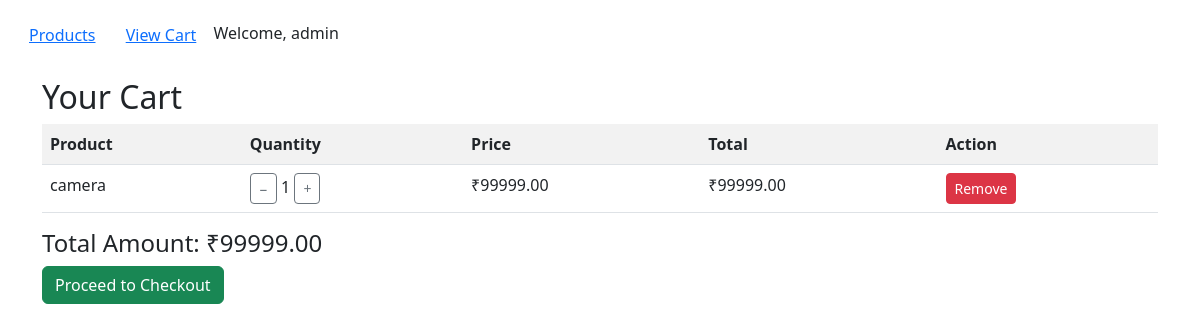
The page /view-cart/ (signed in) on the database its author committed.
### shop/models.py (models this page shows)
class User(AbstractUser):
    role = models.CharField(max_length=10, default='user')

class CartItem(models.Model):
    cart = models.ForeignKey(Cart, on_delete=models.CASCADE)
    product = models.ForeignKey(Product, on_delete=models.CASCADE)
    quantity = models.PositiveIntegerField(default=1)

class Product(models.Model):
    name = models.CharField(max_length=100)
    price = models.DecimalField(max_digits=10, decimal_places=2)
    stock = models.IntegerField()
    category = models.CharField(max_length=50, blank=True)
    image = models.ImageField(upload_to='products/', blank=True, null=True)

### shop/views.py (the view)
# urls.py: path('view-cart/', views.view_cart, name='view_cart'),
def view_cart(request):
    cart, created = Cart.objects.get_or_create(user=request.user)
    items = CartItem.objects.filter(cart=cart)
    total = sum(i.product.price * i.quantity for i in items)
    return render(request, 'cart.html', {'items': items, 'total': total})

### templates/cart.html
{% extends 'base.html' %}
{% block content %}
<h2>Your Cart</h2>
{% if items %}
<table class="table table-striped">
  <tr>
    <th>Product</th>
    <th>Quantity</th>
    <th>Price</th>
    <th>Total</th>
    <th>Action</th>
  </tr>
  {% for i in items %}
  <tr>
    <td>{{ i.product.name }}</td>
    <td>
      <a href="{% url 'update_quantity' i.id 'decrease' %}" class="btn btn-sm btn-outline-secondary">−</a>
      {{ i.quantity }}
      <a href="{% url 'update_quantity' i.id 'increase' %}" class="btn btn-sm btn-outline-secondary">+</a>
    </td>
    <td>₹{{ i.product.price }}</td>
    <td>₹{{ i.product.price|floatformat:2|add:""|floatformat:2|floatformat:2 }}</td>
    <td><a href="{% url 'remove_from_cart' i.id %}" class="btn btn-sm btn-danger">Remove</a></td>
  </tr>
  {% endfor %}
</table>
<h4>Total Amount: ₹{{ total }}</h4>
<a href="{% url 'checkout' %}" class="btn btn-success">Proceed to Checkout</a>
{% else %}
<p>Your cart is empty.</p>
{% endif %}
{% endblock %}

### templates/base.html (shortened to what this page needs)
<!DOCTYPE html>
<html>
<head>
  <link rel="stylesheet" href="https://cdn.jsdelivr.net/npm/bootstrap@5.3.0/dist/css/bootstrap.min.css">
</head>
<body class="p-3">
  <nav class="mb-4">
    <a href="{% url 'product_list' %}" class="btn btn-link">Products</a>
    <a href="/view-cart/" class="btn btn-link">View Cart</a>
    {% if user.is_authenticated %}
      <span>Welcome, {{ user.username }}</span>
    {% endif %}
  </nav>
  <div class="container">
    {% block content %}{% endblock %}
  </div>
</body>
</html>

### rows shown on the page
User: username "admin"
CartItem: product.name "camera", quantity "1", product.price "99999.00", product.price|add "99999.00"

### other values the page prints
{{ total }} "99999.00"
